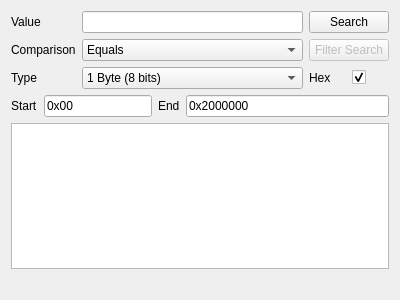
<?xml version="1.0" encoding="UTF-8"?>
<ui version="4.0">
 <class>MemorySearchWidget</class>
 <widget class="QWidget" name="MemorySearchWidget">
  <property name="geometry">
   <rect>
    <x>0</x>
    <y>0</y>
    <width>400</width>
    <height>300</height>
   </rect>
  </property>
  <property name="windowTitle">
   <string/>
  </property>
  <layout class="QVBoxLayout" name="verticalLayout_3">
   <item>
    <layout class="QGridLayout" name="gridLayout_2">
     <item row="0" column="0">
      <widget class="QLabel" name="valueLabel">
       <property name="text">
        <string>Value</string>
       </property>
      </widget>
     </item>
     <item row="0" column="1">
      <widget class="QLineEdit" name="txtSearchValue"/>
     </item>
     <item row="2" column="0">
      <widget class="QLabel" name="typeLabel">
       <property name="text">
        <string>Type</string>
       </property>
      </widget>
     </item>
     <item row="2" column="1">
      <widget class="QComboBox" name="cmbSearchType">
       <item>
        <property name="text">
         <string>1 Byte (8 bits)</string>
        </property>
       </item>
       <item>
        <property name="text">
         <string>2 Bytes (16 bits)</string>
        </property>
       </item>
       <item>
        <property name="text">
         <string>4 Bytes (32 bits)</string>
        </property>
       </item>
       <item>
        <property name="text">
         <string>8 Bytes (64 bits)</string>
        </property>
       </item>
       <item>
        <property name="text">
         <string>Float</string>
        </property>
       </item>
       <item>
        <property name="text">
         <string>Double</string>
        </property>
       </item>
       <item>
        <property name="text">
         <string>String</string>
        </property>
       </item>
       <item>
        <property name="text">
         <string>Array of byte</string>
        </property>
       </item>
      </widget>
     </item>
     <item row="2" column="2">
      <widget class="QLabel" name="hexLabel">
       <property name="text">
        <string>Hex</string>
       </property>
      </widget>
     </item>
     <item row="2" column="3">
      <widget class="QCheckBox" name="chkSearchHex">
       <property name="text">
        <string/>
       </property>
       <property name="checked">
        <bool>true</bool>
       </property>
      </widget>
     </item>
     <item row="0" column="2" colspan="2">
      <widget class="QPushButton" name="btnSearch">
       <property name="text">
        <string>Search</string>
       </property>
      </widget>
     </item>
     <item row="1" column="2" colspan="2">
      <widget class="QPushButton" name="btnFilterSearch">
       <property name="enabled">
        <bool>false</bool>
       </property>
       <property name="text">
        <string>Filter Search</string>
       </property>
      </widget>
     </item>
     <item row="1" column="1">
      <widget class="QComboBox" name="cmbSearchComparison">
       <item>
        <property name="text">
         <string>Equals</string>
        </property>
       </item>
       <item>
        <property name="text">
         <string>Not Equals</string>
        </property>
       </item>
       <item>
        <property name="text">
         <string>Greater Than</string>
        </property>
       </item>
       <item>
        <property name="text">
         <string>Greater Than Or Equal</string>
        </property>
       </item>
       <item>
        <property name="text">
         <string>Less Than</string>
        </property>
       </item>
       <item>
        <property name="text">
         <string>Less Than Or Equal</string>
        </property>
       </item>
       <item>
        <property name="text">
         <string>Unknown Initial Value</string>
        </property>
       </item>
      </widget>
     </item>
     <item row="1" column="0">
      <widget class="QLabel" name="comparisonLabel">
       <property name="text">
        <string>Comparison</string>
       </property>
      </widget>
     </item>
    </layout>
   </item>
   <item>
    <layout class="QGridLayout" name="gridLayout_3">
     <item row="0" column="0" alignment="Qt::AlignLeft">
      <widget class="QLabel" name="startLabel">
       <property name="text">
        <string>Start</string>
       </property>
      </widget>
     </item>
     <item row="0" column="1" alignment="Qt::AlignLeft">
      <widget class="QLineEdit" name="txtSearchStart">
       <property name="text">
        <string notr="true">0x00</string>
       </property>
      </widget>
     </item>
     <item row="0" column="2">
      <widget class="QLabel" name="endLabel">
       <property name="text">
        <string>End</string>
       </property>
      </widget>
     </item>
     <item row="0" column="3">
      <widget class="QLineEdit" name="txtSearchEnd">
       <property name="text">
        <string notr="true">0x2000000</string>
       </property>
      </widget>
     </item>
    </layout>
   </item>
   <item>
    <widget class="QListWidget" name="listSearchResults"/>
   </item>
   <item>
    <widget class="QLabel" name="resultsCountLabel">
     <property name="visible">
      <bool>false</bool>
     </property>
     <property name="text">
      <string/>
     </property>
    </widget>
   </item>
  </layout>
 </widget>
 <resources/>
 <connections/>
</ui>
